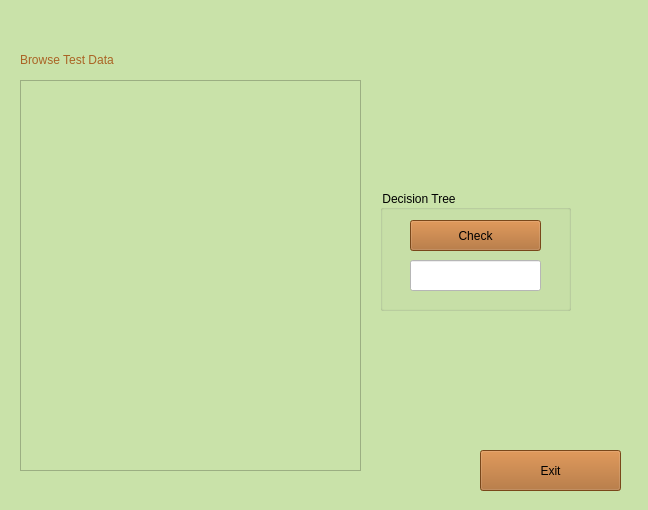
<?xml version="1.0" encoding="UTF-8"?>
<ui version="4.0">
 <class>Form</class>
 <widget class="QWidget" name="Form">
  <property name="geometry">
   <rect>
    <x>0</x>
    <y>0</y>
    <width>648</width>
    <height>510</height>
   </rect>
  </property>
  <property name="windowTitle">
   <string>Form</string>
  </property>
  <property name="styleSheet">
   <string notr="true">background-color: rgb(201, 226, 169);</string>
  </property>
  <widget class="QPushButton" name="pushButton_2">
   <property name="geometry">
    <rect>
     <x>480</x>
     <y>450</y>
     <width>141</width>
     <height>41</height>
    </rect>
   </property>
   <property name="styleSheet">
    <string notr="true">font: 14pt &quot;MV Boli&quot;;
background-color:rgb(170, 99, 36);</string>
   </property>
   <property name="text">
    <string>Exit</string>
   </property>
   <property name="icon">
    <iconset>
     <normaloff>Icons/Door_Out-512-removebg-preview.png</normaloff>Icons/Door_Out-512-removebg-preview.png</iconset>
   </property>
   <property name="iconSize">
    <size>
     <width>30</width>
     <height>30</height>
    </size>
   </property>
  </widget>
  <widget class="QLabel" name="label">
   <property name="geometry">
    <rect>
     <x>20</x>
     <y>40</y>
     <width>231</width>
     <height>41</height>
    </rect>
   </property>
   <property name="styleSheet">
    <string notr="true">font: 20pt &quot;MV Boli&quot;;</string>
   </property>
   <property name="text">
    <string>&lt;html&gt;&lt;head/&gt;&lt;body&gt;&lt;p&gt;&lt;span style=&quot; color:#aa6324;&quot;&gt;Browse Test Data&lt;/span&gt;&lt;/p&gt;&lt;/body&gt;&lt;/html&gt;</string>
   </property>
  </widget>
  <widget class="QTableWidget" name="tableWidget">
   <property name="geometry">
    <rect>
     <x>20</x>
     <y>80</y>
     <width>341</width>
     <height>391</height>
    </rect>
   </property>
  </widget>
  <widget class="QGroupBox" name="groupBox">
   <property name="geometry">
    <rect>
     <x>380</x>
     <y>190</y>
     <width>191</width>
     <height>121</height>
    </rect>
   </property>
   <property name="title">
    <string>Decision Tree</string>
   </property>
   <widget class="QPushButton" name="pushButton">
    <property name="geometry">
     <rect>
      <x>30</x>
      <y>30</y>
      <width>131</width>
      <height>31</height>
     </rect>
    </property>
    <property name="styleSheet">
     <string notr="true">font: 14pt &quot;MV Boli&quot;;
background-color:rgb(170, 99, 36);</string>
    </property>
    <property name="text">
     <string>Check</string>
    </property>
    <property name="icon">
     <iconset>
      <normaloff>Icons/check-icon-1-removebg-preview.png</normaloff>Icons/check-icon-1-removebg-preview.png</iconset>
    </property>
    <property name="iconSize">
     <size>
      <width>20</width>
      <height>20</height>
     </size>
    </property>
   </widget>
   <widget class="QLineEdit" name="lineEdit">
    <property name="geometry">
     <rect>
      <x>30</x>
      <y>70</y>
      <width>131</width>
      <height>31</height>
     </rect>
    </property>
    <property name="font">
     <font>
      <pointsize>16</pointsize>
     </font>
    </property>
    <property name="styleSheet">
     <string notr="true">background-color: rgb(255, 255, 255);</string>
    </property>
    <property name="text">
     <string/>
    </property>
   </widget>
  </widget>
 </widget>
 <resources/>
 <connections/>
</ui>
